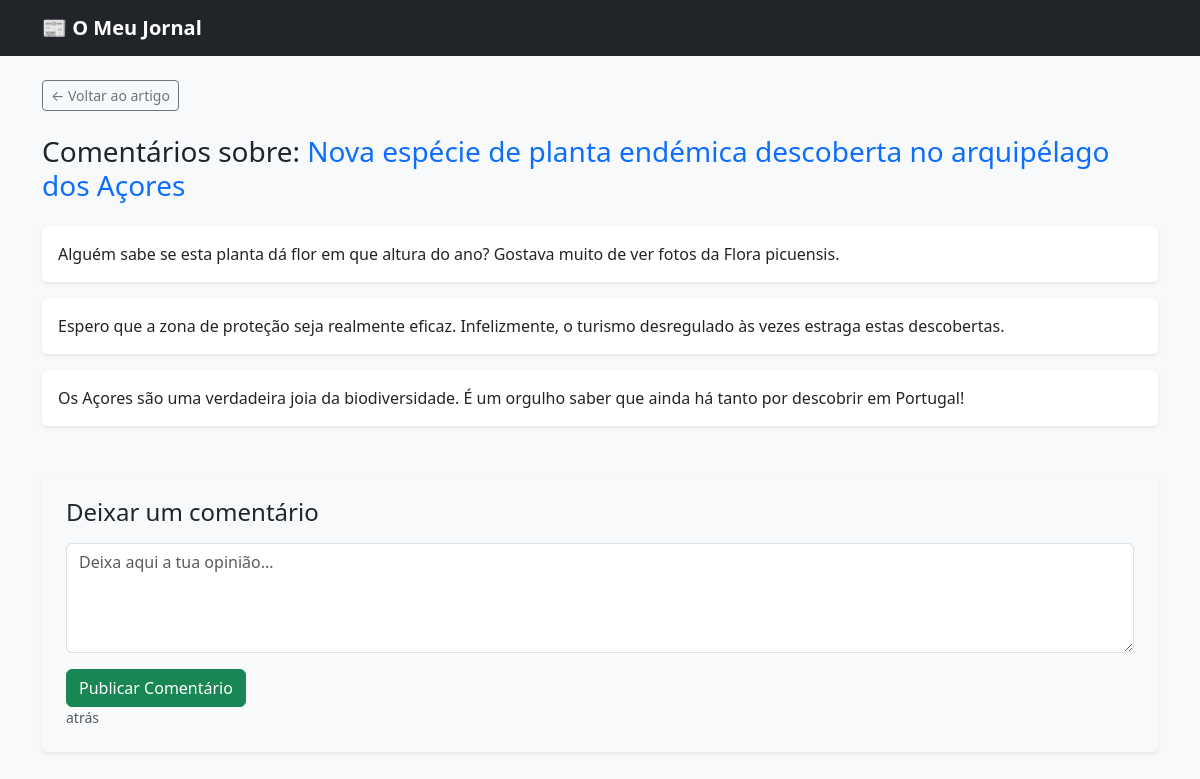
Page /artigo/2/comentarios/ on the committed database.
### noticias/models.py (models this page shows, shortened)
class Artigo(models.Model):
    titulo = models.CharField(max_length=200)
    corpo_texto = models.TextField()
    data_publicacao = models.DateTimeField(default=timezone.now)
    class Meta:
        ordering = ['-data_publicacao']

class Comentario(models.Model):
    artigo = models.ForeignKey(Artigo, on_delete=models.CASCADE, related_name='comentarios')
    texto_comentario = models.TextField(verbose_name="Escreva aqui a sua opinião")
    data_criacao = models.DateTimeField(auto_now_add=True)
    class Meta:
        ordering = ['-data_criacao']

### noticias/views.py (the view)
# urls.py: path('artigo/<int:artigo_id>/comentarios/', views.comentarios_artigo, name='comentarios_artigo'),
def comentarios_artigo(request, artigo_id):
    artigo = get_object_or_404(Artigo, id=artigo_id)
    comentarios = artigo.comentarios.all()
    if request.method == 'POST':
        form = ComentarioForm(request.POST) # Passamos os dados para o Form do Django
        if form.is_valid(): # O Django valida se é seguro e está correto
            novo_comentario = form.save(commit=False)
            novo_comentario.artigo = artigo
            novo_comentario.save()
            messages.success(request, 'O teu comentário foi publicado com sucesso!')
            return redirect('comentarios_artigo', artigo_id=artigo.id)
    else:
        form = ComentarioForm() # Cria um formulário vazio
    return render(request, 'noticias/comentarios_artigo.html', {
        'artigo': artigo,
        'comentarios': comentarios,
        'form': form # Enviamos o formulário para o template
    })

### noticias/forms.py
class ComentarioForm(forms.ModelForm):
    class Meta:
        model = Comentario
        fields = ['texto_comentario']
        widgets = {
            'texto_comentario': forms.Textarea(attrs={
                'class': 'form-control',
                'rows': 4,
                'placeholder': 'Deixa aqui a tua opinião...'
            }),
        }

### noticias/templates/noticias/comentarios_artigo.html (shortened to what this page needs)
{% extends 'noticias/base.html' %}
{% block conteudo %}
    <div class="mb-4">
        <a href="{% url 'detalhe_artigo' artigo.id %}" class="btn btn-outline-secondary btn-sm">&larr; Voltar ao artigo</a>
    </div>
    <h3 class="mb-4">Comentários sobre: <span class="text-primary">{{ artigo.titulo }}</span></h3>
    <div class="mb-5">
        {% for comentario in comentarios %}
            <div class="card mb-3 shadow-sm border-0 bg-white">
                <div class="card-body">
                    <p class="mb-0">{{ comentario.texto_comentario|linebreaksbr }}</p>
                </div>
            </div>
        {% empty %}
            <div class="alert alert-light border">Ninguém comentou ainda. Sê o primeiro a partilhar a tua opinião!</div>
        {% endfor %}
    </div>
    <div class="card border-0 bg-light p-4 shadow-sm mb-5">
        <h4 class="mb-3">Deixar um comentário</h4>
        <form method="POST">
        <div class="mb-3">
            {{ form.texto_comentario }} </div>
        <button type="submit" class="btn btn-success">Publicar Comentário</button>
    </form>
    <small class="text-muted">{{ comentario.data_criacao|timesince }} atrás</small>
    </div>
{% endblock %}

### rows in the picture
Artigo: titulo "Nova espécie de planta endémica descoberta no arquipélago dos Açores"
Comentario: texto_comentario "Alguém sabe se esta planta dá flor em que altura do ano? Gostava muito de ver fotos da Flora picuensis."
Comentario: texto_comentario "Espero que a zona de proteção seja realmente eficaz. Infelizmente, o turismo desregulado às vezes estraga estas descobertas."
Comentario: texto_comentario "Os Açores são uma verdadeira joia da biodiversidade. É um orgulho saber que ainda há tanto por descobrir em Portugal!"
